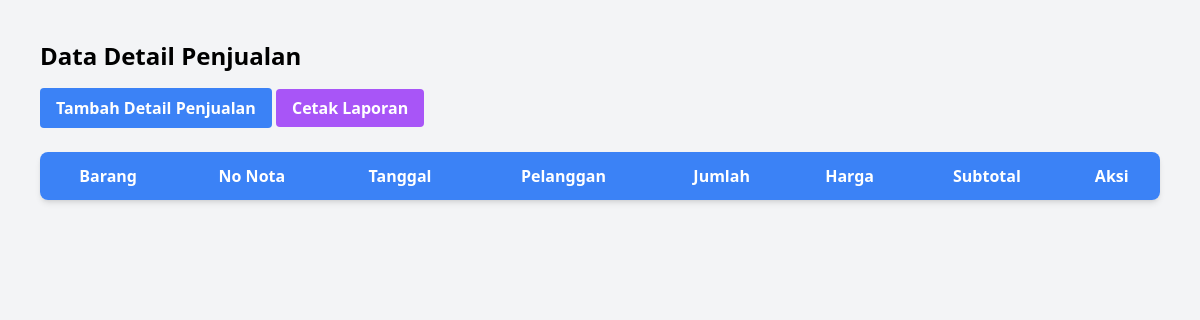
Page /pages/det_penjualan.php (signed in) on the earlier database version.
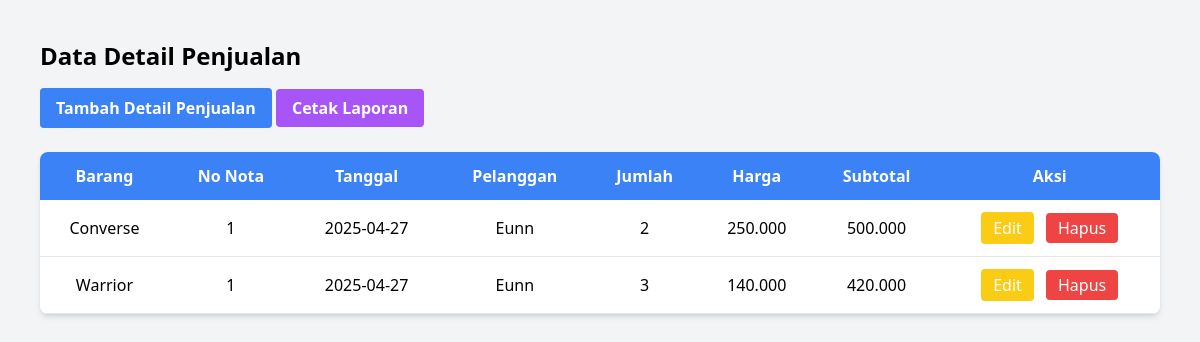
Same page on the later database version.
### tables this page shows
CREATE TABLE `det_penjualan` (
  `Id_sepatu` int(11) NOT NULL,
  `No_nota` int(11) NOT NULL,
  `Jumlah` decimal(10,0) DEFAULT NULL,
  `Harga` decimal(10,0) DEFAULT NULL
);

CREATE TABLE `barang` (
  `Id_sepatu` int(11) NOT NULL,
  `Merk_sepatu` varchar(50) DEFAULT NULL,
  `Jenis_sepatu` varchar(50) DEFAULT NULL,
  `No_sepatu` int(11) DEFAULT NULL,
  `Stok` int(11) DEFAULT NULL,
  `Id_pemasok` int(11) DEFAULT NULL
);

CREATE TABLE `penjualan` (
  `No_nota` int(11) NOT NULL,
  `Id_pelanggan` int(11) DEFAULT NULL,
  `Tgl_nota` date DEFAULT NULL
);

CREATE TABLE `pelanggan` (
  `Id_pelanggan` int(11) NOT NULL,
  `Nama` varchar(50) DEFAULT NULL,
  `Alamat` varchar(100) DEFAULT NULL,
  `No_telp` varchar(15) DEFAULT NULL
);

### pages/det_penjualan.php (the view, shortened to what this page needs)
<?php
include '../include/db.php';
$sql = "SELECT dp.*, b.Merk_sepatu, p.Tgl_nota, p.Id_pelanggan, pl.Nama as NamaPelanggan
        FROM det_penjualan dp
        LEFT JOIN barang b ON dp.Id_sepatu = b.Id_sepatu
        LEFT JOIN penjualan p ON dp.No_nota = p.No_nota
        LEFT JOIN pelanggan pl ON p.Id_pelanggan = pl.Id_pelanggan";
$result = $conn->query($sql);
?>
<!DOCTYPE html>
<html lang="en">
<head>
    <script src="https://cdn.tailwindcss.com"></script>
</head>
<body class="bg-gray-100 p-10">
    <h1 class="text-2xl font-bold mb-4">Data Detail Penjualan</h1>
    <button onclick="openAddModal()" class="bg-blue-500 hover:bg-blue-700 text-white font-bold py-2 px-4 rounded mb-6">
        Tambah Detail Penjualan
    </button>
    <a href="report_penjualan.php" class="bg-purple-500 hover:bg-purple-700 text-white font-bold py-2 px-4 rounded">
    Cetak Laporan
    </a>
    <table class="w-full bg-white shadow-md rounded-lg overflow-hidden">
        <thead class="bg-blue-500 text-white">
            <tr>
                <th class="p-3">Barang</th>
                <th class="p-3">No Nota</th>
                <th class="p-3">Tanggal</th>
                <th class="p-3">Pelanggan</th>
                <th class="p-3">Jumlah</th>
                <th class="p-3">Harga</th>
                <th class="p-3">Subtotal</th>
                <th class="p-3">Aksi</th>
            </tr>
        </thead>
        <tbody>
            <?php while ($row = $result->fetch_assoc()): ?>
            <tr class="border-b">
                <td class="p-3 text-center">
                    <?php echo $row['Merk_sepatu']; ?>
                </td>
                <td class="p-3 text-center"><?php echo $row['No_nota']; ?></td>
                <td class="p-3 text-center"><?php echo $row['Tgl_nota']; ?></td>
                <td class="p-3 text-center">
                    <?php echo $row['NamaPelanggan'] ?? 'Non-member'; ?>
                </td>
                <td class="p-3 text-center"><?php echo $row['Jumlah']; ?></td>
                <td class="p-3 text-center"><?php echo number_format($row['Harga'], 0, ',', '.'); ?></td>
                <td class="p-3 text-center"><?php echo number_format($row['Jumlah'] * $row['Harga'], 0, ',', '.'); ?></td>
                <td class="p-3 text-center space-x-2">
                    <button onclick="openEditModal(
                        '<?php echo $row['Id_sepatu']; ?>',
                        '<?php echo $row['No_nota']; ?>',
                        <?php echo $row['Jumlah']; ?>,
                        <?php echo $row['Harga']; ?>
                    )" class="bg-yellow-400 hover:bg-yellow-500 text-white px-3 py-1 rounded">Edit</button>
                    <a href="?delete&id_sepatu=<?php echo $row['Id_sepatu']; ?>&no_nota=<?php echo $row['No_nota']; ?>"
                       onclick="return confirm('Yakin ingin hapus? Stok barang akan dikembalikan.')"
                       class="bg-red-500 hover:bg-red-700 text-white px-3 py-1 rounded">Hapus</a>
                </td>
            </tr>
            <?php endwhile; ?>
        </tbody>
    </table>
</body>
</html>

Differences in the rows shown:
added det_penjualan: Id_sepatu.Merk_sepatu "Converse", No_nota "1", No_nota.Tgl_nota "2025-04-27", pelanggan.Nama "Eunn", Jumlah "2", Harga "250.000", $row['Jumlah'] * $row['Harga'] "500.000"
added det_penjualan: Id_sepatu.Merk_sepatu "Warrior", No_nota "1", No_nota.Tgl_nota "2025-04-27", pelanggan.Nama "Eunn", Jumlah "3", Harga "140.000", $row['Jumlah'] * $row['Harga'] "420.000"
